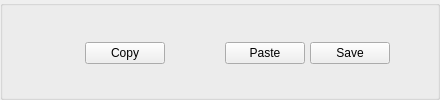
                            <widget class="QGroupBox" name="groupBox_fitmodel">
                             <property name="title">
                              <string/>
                             </property>
                             <layout class="QVBoxLayout" name="verticalLayout_7">
                              <property name="spacing">
                               <number>2</number>
                              </property>
                              <property name="leftMargin">
                               <number>2</number>
                              </property>
                              <property name="topMargin">
                               <number>2</number>
                              </property>
                              <property name="rightMargin">
                               <number>2</number>
                              </property>
                              <property name="bottomMargin">
                               <number>2</number>
                              </property>
                              <item>
                               <layout class="QHBoxLayout" name="horizontalLayout_106">
                                <property name="spacing">
                                 <number>5</number>
                                </property>
                                <property name="leftMargin">
                                 <number>5</number>
                                </property>
                                <property name="topMargin">
                                 <number>2</number>
                                </property>
                                <property name="rightMargin">
                                 <number>5</number>
                                </property>
                                <property name="bottomMargin">
                                 <number>2</number>
                                </property>
                               </layout>
                              </item>
                              <item>
                               <layout class="QHBoxLayout" name="horizontalLayout_82">
                                <property name="spacing">
                                 <number>5</number>
                                </property>
                                <property name="leftMargin">
                                 <number>5</number>
                                </property>
                                <property name="topMargin">
                                 <number>2</number>
                                </property>
                                <property name="rightMargin">
                                 <number>5</number>
                                </property>
                                <property name="bottomMargin">
                                 <number>2</number>
                                </property>
                                <item>
                                 <widget class="QLabel" name="label_32">
                                  <property name="minimumSize">
                                   <size>
                                    <width>70</width>
                                    <height>0</height>
                                   </size>
                                  </property>
                                  <property name="text">
                                   <string/>
                                  </property>
                                 </widget>
                                </item>
                                <item>
                                 <widget class="QPushButton" name="btn_copy_fit_model_2">
                                  <property name="toolTip">
                                   <string>Copy current fit parameters (range, baseline, peaks) of selected spectrum to Clipboard</string>
                                  </property>
                                  <property name="text">
                                   <string>Copy</string>
                                  </property>
                                  <property name="icon">
                                   <iconset resource="resources.qrc">
                                    <normaloff>:/icons/resources/icons/copy.png</normaloff>:/icons/resources/icons/copy.png</iconset>
                                  </property>
                                 </widget>
                                </item>
                                <item>
                                 <widget class="QLabel" name="lbl_copied_fit_model_2">
                                  <property name="sizePolicy">
                                   <sizepolicy hsizetype="Minimum" vsizetype="Preferred">
                                    <horstretch>0</horstretch>
                                    <verstretch>0</verstretch>
                                   </sizepolicy>
                                  </property>
                                  <property name="minimumSize">
                                   <size>
                                    <width>50</width>
                                    <height>0</height>
                                   </size>
                                  </property>
                                  <property name="text">
                                   <string/>
                                  </property>
                                 </widget>
                                </item>
                                <item>
                                 <widget class="QPushButton" name="btn_paste_fit_model_2">
                                  <property name="toolTip">
                                   <string>Paste the copied fit model to the selected spectrum(s).
 Hold 'Ctrl' and press 'Paste' button to paste fit model to all spectra, including spectra within different wafers</string>
                                  </property>
                                  <property name="text">
                                   <string>Paste</string>
                                  </property>
                                  <property name="icon">
                                   <iconset resource="resources.qrc">
                                    <normaloff>:/icons/resources/icons/paste10.png</normaloff>:/icons/resources/icons/paste10.png</iconset>
                                  </property>
                                 </widget>
                                </item>
                                <item>
                                 <widget class="QPushButton" name="save_model_2">
                                  <property name="toolTip">
                                   <string>Save the fit model as a JSON file</string>
                                  </property>
                                  <property name="text">
                                   <string>Save</string>
                                  </property>
                                  <property name="icon">
                                   <iconset resource="resources.qrc">
                                    <normaloff>:/icons/resources/icons/save11.png</normaloff>:/icons/resources/icons/save11.png</iconset>
                                  </property>
                                 </widget>
                                </item>
                                <item>
                                 <spacer name="horizontalSpacer_39">
                                  <property name="orientation">
                                   <enum>Qt::Horizontal</enum>
                                  </property>
                                  <property name="sizeHint" stdset="0">
                                   <size>
                                    <width>40</width>
                                    <height>20</height>
                                   </size>
                                  </property>
                                 </spacer>
                                </item>
                               </layout>
                              </item>
                             </layout>
                            </widget>
